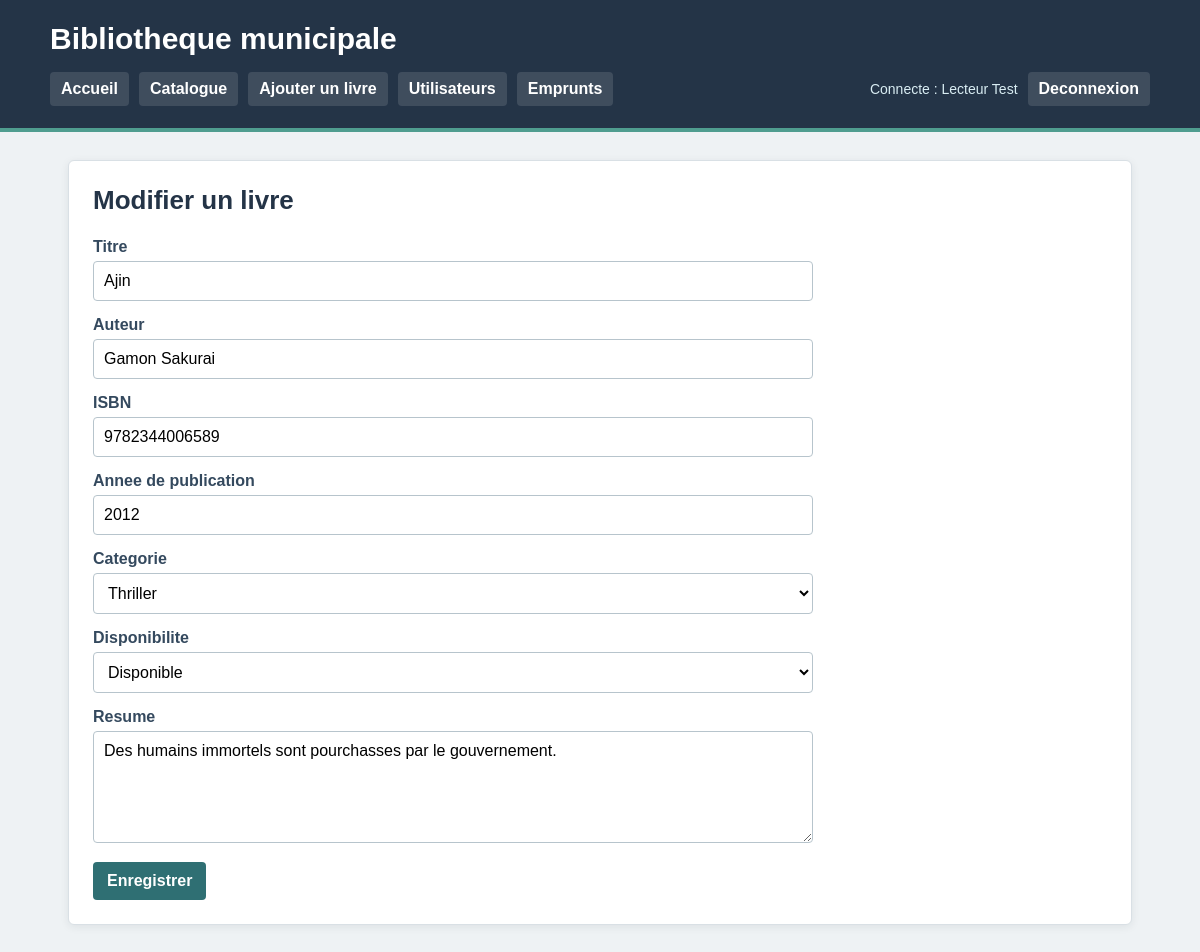
The app's page /modifier_livre.php?id=28 (signed in) with its own data.
### tables this page shows
CREATE TABLE livres (
    id INT AUTO_INCREMENT PRIMARY KEY,
    titre VARCHAR(200) NOT NULL,
    auteur VARCHAR(150) NOT NULL,
    isbn VARCHAR(30) NOT NULL UNIQUE,
    annee_publication INT NULL,
    resume TEXT,
    categorie_id INT,
    disponible TINYINT(1) NOT NULL DEFAULT 1,
    FOREIGN KEY (categorie_id) REFERENCES categories(id)
);

CREATE TABLE categories (
    id INT AUTO_INCREMENT PRIMARY KEY,
    nom VARCHAR(100) NOT NULL UNIQUE
);

### public/modifier_livre.php (the view, shortened to what this page needs)
<?php
$pdo = connexionBDD();
$id = (int) ($_GET['id'] ?? 0);
$categories = $pdo->query("SELECT id, nom FROM categories ORDER BY nom")->fetchAll(PDO::FETCH_ASSOC);
$requete = $pdo->prepare("SELECT * FROM livres WHERE id = :id");
$requete->execute(['id' => $id]);
$livre = $requete->fetch(PDO::FETCH_ASSOC);
    ?>
    <?php
$titre = $livre['titre'];
$auteur = $livre['auteur'];
$isbn = $livre['isbn'];
$annee = $livre['annee_publication'];
$resume = $livre['resume'];
$categorie_id = $livre['categorie_id'];
$disponible = $livre['disponible'];
include __DIR__ . '/../templates/header.php';
?>
<section class="bloc">
    <h2>Modifier un livre</h2>
    <form method="post" class="formulaire">
        <label for="titre">Titre</label>
        <input type="text" id="titre" name="titre" value="<?= htmlspecialchars($titre) ?>">
        <label for="auteur">Auteur</label>
        <input type="text" id="auteur" name="auteur" value="<?= htmlspecialchars($auteur) ?>">
        <label for="isbn">ISBN</label>
        <input type="text" id="isbn" name="isbn" value="<?= htmlspecialchars($isbn) ?>">
        <label for="annee_publication">Annee de publication</label>
        <input type="number" id="annee_publication" name="annee_publication" value="<?= htmlspecialchars($annee) ?>">
        <label for="categorie_id">Categorie</label>
        <select id="categorie_id" name="categorie_id">
            <?php foreach ($categories as $categorie): ?>
                <option value="<?= (int) $categorie['id'] ?>" <?= (int) $categorie_id === (int) $categorie['id'] ? 'selected' : '' ?>>
                    <?= htmlspecialchars($categorie['nom']) ?>
                </option>
            <?php endforeach; ?>
        </select>
        <label for="disponible">Disponibilite</label>
        <select id="disponible" name="disponible">
            <option value="1" <?= (int) $disponible === 1 ? 'selected' : '' ?>>Disponible</option>
        </select>
        <label for="resume">Resume</label>
        <textarea id="resume" name="resume" rows="5"><?= htmlspecialchars($resume) ?></textarea>
        <button type="submit">Enregistrer</button>
    </form>
</section>
<?php include __DIR__ . '/../templates/footer.php'; ?>

### public/assets/css/style.css (style rules this page uses)
* { box-sizing: border-box; }
body { margin: 0; font-family: Arial, Helvetica, sans-serif; background: #eef2f4; color: #1f2933; }
.bloc { background: white; padding: 24px; border: 1px solid #d9e0e5; border-radius: 6px; box-shadow: 0 2px 8px rgba(31, 41, 51, 0.08); }
h2 { margin-top: 0; color: #243447; font-size: 26px; }
input, select, textarea, button { font: inherit; }
label { display: block; margin-bottom: 5px; font-weight: bold; color: #34495e; }
input, select, textarea { width: 100%; padding: 10px; margin: 0 0 15px 0; border: 1px solid #b7c4cc; border-radius: 4px; background: white; }
button, .bouton { display: inline-block; background: #2f6f73; color: white; border: 0; border-radius: 4px; padding: 10px 14px; text-decoration: none; cursor: pointer; font-weight: bold; }
.formulaire { max-width: 720px; }

### records on screen
livres: titre "Ajin", auteur "Gamon Sakurai", isbn "9782344006589", annee_publication "2012", categorie_id "Thriller", disponible "Disponible", resume "Des humains immortels sont pourchasses par le gouvernement."

### other values on screen
nomUtilisateur() "Lecteur Test"
